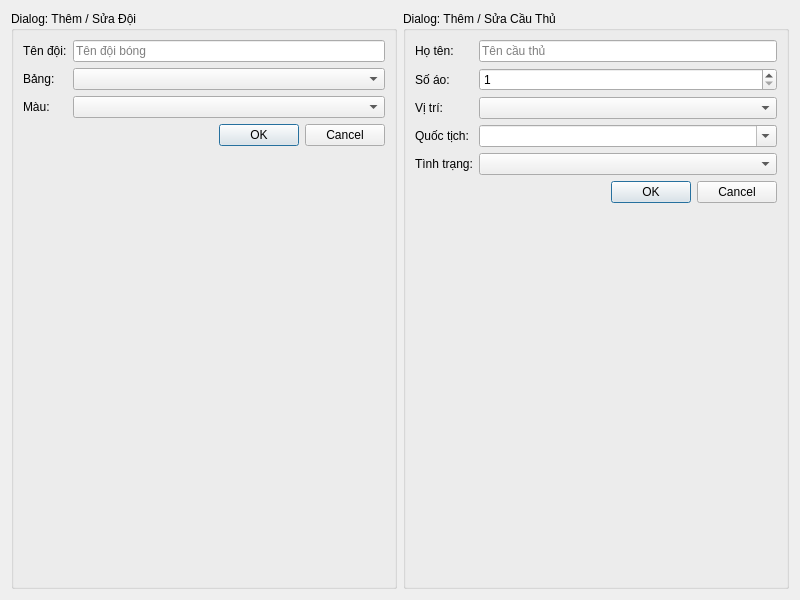
<?xml version="1.0" encoding="UTF-8"?>
<ui version="4.0">
 <class>Dialogs</class>
 <widget class="QWidget" name="Dialogs">
  <property name="geometry"><rect><x>0</x><y>0</y><width>800</width><height>600</height></rect></property>
  <property name="windowTitle"><string>Các Dialog - Thêm/Sửa Dữ Liệu</string></property>
  <layout class="QHBoxLayout">
   <!-- Dialog Them Doi -->
   <item>
    <widget class="QGroupBox" name="grpTeam">
     <property name="title"><string>Dialog: Thêm / Sửa Đội</string></property>
     <layout class="QFormLayout">
      <item row="0" column="0"><widget class="QLabel" name="lblTeamName"><property name="text"><string>Tên đội:</string></property></widget></item>
      <item row="0" column="1"><widget class="QLineEdit" name="teamNameEdit"><property name="placeholderText"><string>Tên đội bóng</string></property></widget></item>
      <item row="1" column="0"><widget class="QLabel" name="lblGroup"><property name="text"><string>Bảng:</string></property></widget></item>
      <item row="1" column="1"><widget class="QComboBox" name="groupCombo"></widget></item>
      <item row="2" column="0"><widget class="QLabel" name="lblColor"><property name="text"><string>Màu:</string></property></widget></item>
      <item row="2" column="1"><widget class="QComboBox" name="colorCombo"></widget></item>
      <item row="3" column="1">
       <widget class="QDialogButtonBox" name="teamBtns">
        <property name="standardButtons"><set>QDialogButtonBox::Ok|QDialogButtonBox::Cancel</set></property>
       </widget>
      </item>
     </layout>
    </widget>
   </item>
   <!-- Dialog Them Cau Thu -->
   <item>
    <widget class="QGroupBox" name="grpPlayer">
     <property name="title"><string>Dialog: Thêm / Sửa Cầu Thủ</string></property>
     <layout class="QFormLayout">
      <item row="0" column="0"><widget class="QLabel"><property name="text"><string>Họ tên:</string></property></widget></item>
      <item row="0" column="1"><widget class="QLineEdit" name="playerNameEdit"><property name="placeholderText"><string>Tên cầu thủ</string></property></widget></item>
      <item row="1" column="0"><widget class="QLabel"><property name="text"><string>Số áo:</string></property></widget></item>
      <item row="1" column="1"><widget class="QSpinBox" name="numberSpin"><property name="minimum"><number>1</number></property><property name="maximum"><number>99</number></property></widget></item>
      <item row="2" column="0"><widget class="QLabel"><property name="text"><string>Vị trí:</string></property></widget></item>
      <item row="2" column="1"><widget class="QComboBox" name="posCombo"></widget></item>
      <item row="3" column="0"><widget class="QLabel"><property name="text"><string>Quốc tịch:</string></property></widget></item>
      <item row="3" column="1"><widget class="QComboBox" name="natCombo"><property name="editable"><bool>true</bool></property></widget></item>
      <item row="4" column="0"><widget class="QLabel"><property name="text"><string>Tình trạng:</string></property></widget></item>
      <item row="4" column="1"><widget class="QComboBox" name="statusCombo"></widget></item>
      <item row="5" column="1">
       <widget class="QDialogButtonBox" name="playerBtns">
        <property name="standardButtons"><set>QDialogButtonBox::Ok|QDialogButtonBox::Cancel</set></property>
       </widget>
      </item>
     </layout>
    </widget>
   </item>
  </layout>
 </widget>
</ui>
